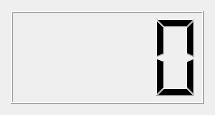
<?xml version="1.0" encoding="UTF-8"?>
<ui version="4.0">
 <class>LCD</class>
 <widget class="QDialog" name="LCD">
  <property name="geometry">
   <rect>
    <x>0</x>
    <y>0</y>
    <width>215</width>
    <height>115</height>
   </rect>
  </property>
  <property name="windowTitle">
   <string>LCD</string>
  </property>
  <layout class="QHBoxLayout" name="horizontalLayout">
   <item>
    <widget class="QLCDNumber" name="lcdNumber">
     <property name="numDigits">
      <number>4</number>
     </property>
     <property name="segmentStyle">
      <enum>QLCDNumber::Filled</enum>
     </property>
     <property name="value" stdset="0">
      <double>0.000000000000000</double>
     </property>
    </widget>
   </item>
  </layout>
 </widget>
 <layoutdefault spacing="6" margin="11"/>
 <resources/>
 <connections/>
</ui>
